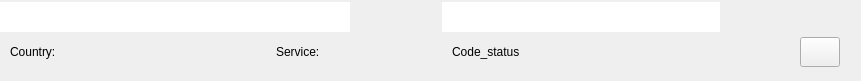
         <widget class="QWidget" name="gridLayoutWidget">
          <property name="geometry">
           <rect>
            <x>10</x>
            <y>10</y>
            <width>861</width>
            <height>81</height>
           </rect>
          </property>
          <layout class="QGridLayout" name="contents_layout">
           <property name="leftMargin">
            <number>0</number>
           </property>
           <property name="topMargin">
            <number>0</number>
           </property>
           <property name="horizontalSpacing">
            <number>7</number>
           </property>
           <property name="verticalSpacing">
            <number>15</number>
           </property>
           <item row="1" column="0">
            <layout class="QGridLayout" name="single_container">
             <property name="horizontalSpacing">
              <number>12</number>
             </property>
             <property name="verticalSpacing">
              <number>5</number>
             </property>
             <item row="0" column="2">
              <layout class="QHBoxLayout" name="code_layout">
               <property name="spacing">
                <number>0</number>
               </property>
               <item>
                <widget class="QLineEdit" name="code_field_1">
                 <property name="enabled">
                  <bool>true</bool>
                 </property>
                 <property name="sizePolicy">
                  <sizepolicy hsizetype="Expanding" vsizetype="Fixed">
                   <horstretch>0</horstretch>
                   <verstretch>1</verstretch>
                  </sizepolicy>
                 </property>
                 <property name="minimumSize">
                  <size>
                   <width>0</width>
                   <height>30</height>
                  </size>
                 </property>
                 <property name="maximumSize">
                  <size>
                   <width>2000</width>
                   <height>16777215</height>
                  </size>
                 </property>
                 <property name="styleSheet">
                  <string notr="true">QLineEdit { text-align: center;border-top-right-radius:0px; border-bottom-right-radius:0px}
</string>
                 </property>
                 <property name="text">
                  <string/>
                 </property>
                </widget>
               </item>
               <item>
                <widget class="QPushButton" name="code_copy_but_1">
                 <property name="minimumSize">
                  <size>
                   <width>130</width>
                   <height>30</height>
                  </size>
                 </property>
                 <property name="maximumSize">
                  <size>
                   <width>119</width>
                   <height>16777215</height>
                  </size>
                 </property>
                 <property name="styleSheet">
                  <string notr="true">border-top-left-radius:0px; border-bottom-left-radius:0px</string>
                 </property>
                 <property name="text">
                  <string/>
                 </property>
                 <property name="icon">
                  <iconset>
                   <normaloff>copy.png</normaloff>copy.png</iconset>
                 </property>
                </widget>
               </item>
              </layout>
             </item>
             <item row="2" column="0">
              <layout class="QHBoxLayout" name="country_service_layout">
               <property name="leftMargin">
                <number>10</number>
               </property>
               <property name="rightMargin">
                <number>10</number>
               </property>
               <item>
                <widget class="QLabel" name="label_1">
                 <property name="sizePolicy">
                  <sizepolicy hsizetype="Expanding" vsizetype="Preferred">
                   <horstretch>0</horstretch>
                   <verstretch>0</verstretch>
                  </sizepolicy>
                 </property>
                 <property name="maximumSize">
                  <size>
                   <width>80</width>
                   <height>16777215</height>
                  </size>
                 </property>
                 <property name="text">
                  <string>Country:</string>
                 </property>
                </widget>
               </item>
               <item>
                <widget class="QLabel" name="country_name_1">
                 <property name="minimumSize">
                  <size>
                   <width>210</width>
                   <height>0</height>
                  </size>
                 </property>
                 <property name="text">
                  <string/>
                 </property>
                </widget>
               </item>
               <item>
                <widget class="QLabel" name="label_2_1">
                 <property name="maximumSize">
                  <size>
                   <width>70</width>
                   <height>16777215</height>
                  </size>
                 </property>
                 <property name="text">
                  <string>Service:</string>
                 </property>
                </widget>
               </item>
               <item>
                <widget class="QLabel" name="servic_name_1">
                 <property name="minimumSize">
                  <size>
                   <width>100</width>
                   <height>0</height>
                  </size>
                 </property>
                 <property name="text">
                  <string/>
                 </property>
                </widget>
               </item>
              </layout>
             </item>
             <item row="0" column="0">
              <layout class="QHBoxLayout" name="number_layout">
               <property name="spacing">
                <number>0</number>
               </property>
               <item>
                <widget class="QLineEdit" name="number_field_1">
                 <property name="enabled">
                  <bool>true</bool>
                 </property>
                 <property name="sizePolicy">
                  <sizepolicy hsizetype="Expanding" vsizetype="Fixed">
                   <horstretch>0</horstretch>
                   <verstretch>1</verstretch>
                  </sizepolicy>
                 </property>
                 <property name="minimumSize">
                  <size>
                   <width>350</width>
                   <height>30</height>
                  </size>
                 </property>
                 <property name="maximumSize">
                  <size>
                   <width>200</width>
                   <height>16777215</height>
                  </size>
                 </property>
                 <property name="styleSheet">
                  <string notr="true">QLineEdit { text-align: center;border-top-right-radius:0px; border-bottom-right-radius:0px}
</string>
                 </property>
                 <property name="text">
                  <string/>
                 </property>
                </widget>
               </item>
               <item>
                <widget class="QPushButton" name="number_copy_btn_1">
                 <property name="sizePolicy">
                  <sizepolicy hsizetype="Minimum" vsizetype="Minimum">
                   <horstretch>0</horstretch>
                   <verstretch>0</verstretch>
                  </sizepolicy>
                 </property>
                 <property name="minimumSize">
                  <size>
                   <width>80</width>
                   <height>30</height>
                  </size>
                 </property>
                 <property name="maximumSize">
                  <size>
                   <width>150</width>
                   <height>30</height>
                  </size>
                 </property>
                 <property name="styleSheet">
                  <string notr="true">border-top-left-radius:0px; border-bottom-left-radius:0px</string>
                 </property>
                 <property name="text">
                  <string/>
                 </property>
                 <property name="icon">
                  <iconset>
                   <normaloff>copy.png</normaloff>copy.png</iconset>
                 </property>
                </widget>
               </item>
              </layout>
             </item>
             <item row="2" column="2">
              <layout class="QHBoxLayout" name="status_cancel_layout">
               <property name="leftMargin">
                <number>10</number>
               </property>
               <property name="rightMargin">
                <number>10</number>
               </property>
               <item>
                <widget class="QLabel" name="code_status_1">
                 <property name="styleSheet">
                  <string notr="true"/>
                 </property>
                 <property name="text">
                  <string>Code_status</string>
                 </property>
                </widget>
               </item>
               <item>
                <widget class="QPushButton" name="cancel_number_but_1">
                 <property name="minimumSize">
                  <size>
                   <width>40</width>
                   <height>30</height>
                  </size>
                 </property>
                 <property name="maximumSize">
                  <size>
                   <width>30</width>
                   <height>30</height>
                  </size>
                 </property>
                 <property name="text">
                  <string/>
                 </property>
                 <property name="icon">
                  <iconset>
                   <normaloff>cancel.svg</normaloff>cancel.svg</iconset>
                 </property>
                </widget>
               </item>
              </layout>
             </item>
            </layout>
           </item>
          </layout>
         </widget>
